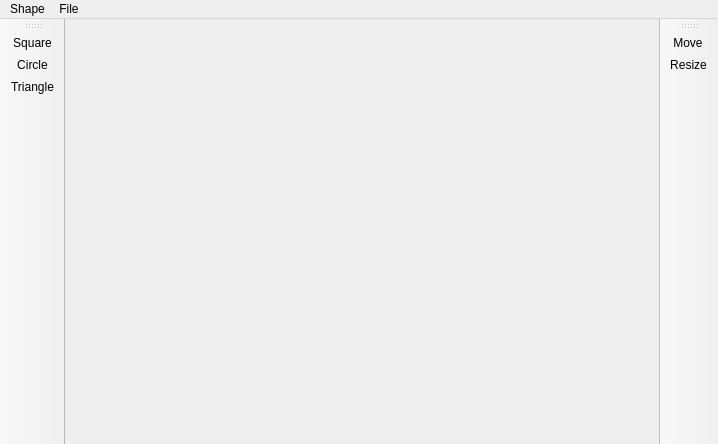
<?xml version="1.0" encoding="UTF-8"?>
<ui version="4.0">
 <class>MainWindow</class>
 <widget class="QMainWindow" name="MainWindow">
  <property name="geometry">
   <rect>
    <x>0</x>
    <y>0</y>
    <width>718</width>
    <height>444</height>
   </rect>
  </property>
  <property name="windowTitle">
   <string>MainWindow</string>
  </property>
  <widget class="MainDrawingWidget" name="centralWidget"/>
  <widget class="QMenuBar" name="menuBar">
   <property name="geometry">
    <rect>
     <x>0</x>
     <y>0</y>
     <width>718</width>
     <height>22</height>
    </rect>
   </property>
   <widget class="QMenu" name="menuSquare">
    <property name="title">
     <string>Shape</string>
    </property>
    <addaction name="actionSquare"/>
    <addaction name="actionCircle"/>
    <addaction name="actionTriangle"/>
   </widget>
   <widget class="QMenu" name="menuFile">
    <property name="title">
     <string>File</string>
    </property>
    <addaction name="actionOpen"/>
    <addaction name="actionSave"/>
    <addaction name="actionSave_Image_Data"/>
    <addaction name="actionOpen_Image_Data"/>
   </widget>
   <addaction name="menuSquare"/>
   <addaction name="menuFile"/>
  </widget>
  <widget class="QToolBar" name="leftToolBar">
   <attribute name="toolBarArea">
    <enum>LeftToolBarArea</enum>
   </attribute>
   <attribute name="toolBarBreak">
    <bool>false</bool>
   </attribute>
   <addaction name="actionSquare"/>
   <addaction name="actionCircle"/>
   <addaction name="actionTriangle"/>
  </widget>
  <widget class="QToolBar" name="rightToolBar">
   <property name="windowTitle">
    <string>toolBar</string>
   </property>
   <attribute name="toolBarArea">
    <enum>RightToolBarArea</enum>
   </attribute>
   <attribute name="toolBarBreak">
    <bool>false</bool>
   </attribute>
   <addaction name="actionMove"/>
   <addaction name="actionResize"/>
  </widget>
  <action name="actionSquare">
   <property name="text">
    <string>Square</string>
   </property>
  </action>
  <action name="actionCircle">
   <property name="text">
    <string>Circle</string>
   </property>
  </action>
  <action name="actionTriangle">
   <property name="text">
    <string>Triangle</string>
   </property>
  </action>
  <action name="actionSave">
   <property name="text">
    <string>Save Image</string>
   </property>
  </action>
  <action name="actionOpen">
   <property name="text">
    <string>Open Image</string>
   </property>
  </action>
  <action name="actionMove">
   <property name="text">
    <string>Move</string>
   </property>
  </action>
  <action name="actionResize">
   <property name="text">
    <string>Resize</string>
   </property>
  </action>
  <action name="actionSave_Image_Data">
   <property name="text">
    <string>Save Image Data</string>
   </property>
  </action>
  <action name="actionOpen_Image_Data">
   <property name="text">
    <string>Open Image Data</string>
   </property>
  </action>
 </widget>
 <layoutdefault spacing="6" margin="11"/>
 <customwidgets>
  <customwidget>
   <class>MainDrawingWidget</class>
   <extends>QWidget</extends>
   <header>maindrawingwidget.h</header>
   <container>1</container>
  </customwidget>
 </customwidgets>
 <resources/>
 <connections/>
</ui>
